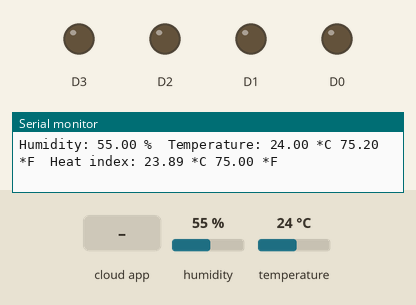
Recording of a sketch running on a simulated ESP8266 (NodeMCU). Shown: output pins drawn as LEDs (lit = HIGH), the last lines printed to the serial monitor. The inputs (shaded band) are chosen by the test bench; at power-on: humidity 55 %, temperature 24 °C.

Above: at 2.7 s.
2.8 s: the phone or cloud app sets 3 to 1
At 4.0 s:
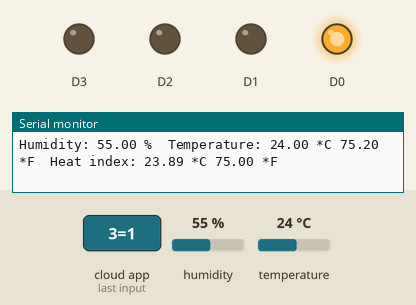
5.0 s: the phone or cloud app sets 4 to 1
At 6.4 s:
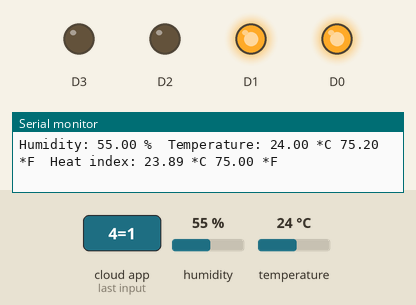
7.1 s: the phone or cloud app sets 5 to 1
At 8.8 s:
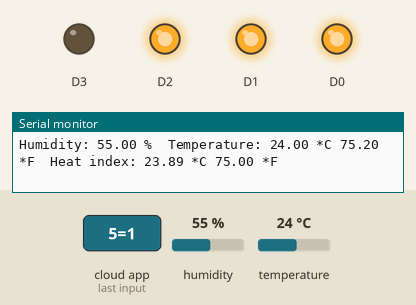
9.1 s: the phone or cloud app sets 6 to 1
At 10.1 s:
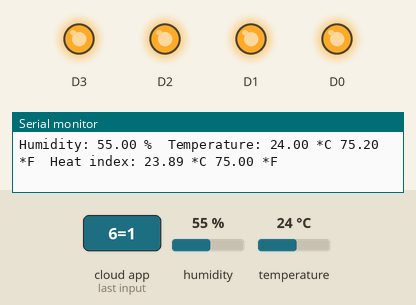
11.2 s: the phone or cloud app sets 3 to 0
At 12.5 s:
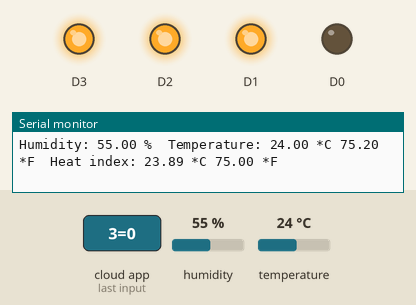
13.2 s: the phone or cloud app sets 4 to 0
At 15.0 s:
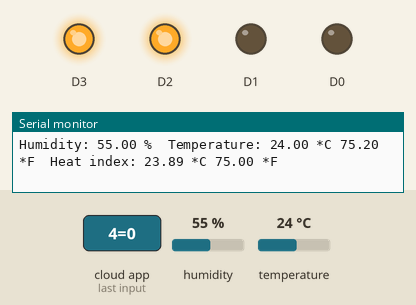
Timing chart, 0 to 16.3 s (numbered marks = the images above; inputs shaded):
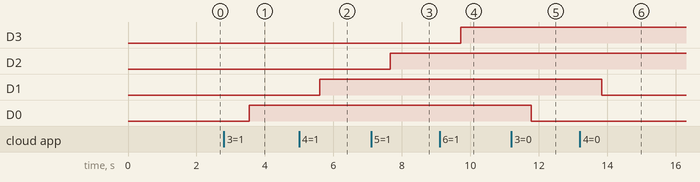

Measured:
- after the input at 2.8 s, D0: LOW → HIGH after 0.74 s
- after the input at 5.0 s, D1: LOW → HIGH after 0.60 s
- after the input at 7.1 s, D2: LOW → HIGH after 0.56 s
- after the input at 9.1 s, D3: LOW → HIGH after 0.62 s
- after the input at 11.2 s, D0: HIGH → LOW after 0.57 s
- after the input at 13.2 s, D1: HIGH → LOW after 0.63 s

The sketch:

IOT_with_Esp8266node_mcu_Cayenne.ino
```cpp
#include <Adafruit_Sensor.h>

#include <ESP8266WiFi.h>
#include <ESP8266WiFiAP.h>
#include <ESP8266WiFiGeneric.h>
#include <ESP8266WiFiMulti.h>
#include <ESP8266WiFiScan.h>
#include <ESP8266WiFiSTA.h>
#include <ESP8266WiFiType.h>
#include <WiFiClient.h>
#include <WiFiClientSecure.h>
#include <WiFiServer.h>
#include <WiFiUdp.h>


//#define CAYENNE_DEBUG
#define CAYENNE_PRINT Serial
#include <CayenneMQTTESP8266.h>

char ssid[] = "enter your wifi router name ";
char wifiPassword[] = "enter your wifi router password ";

// Cayenne authentication info. This should be obtained from the Cayenne Dashboard.
char username[] = "enter user name ";
char password[] = "enter password ";
char clientID[] = " enter client id ";

unsigned long lastMillis = 0;
#include "DHT.h"

#define DHTPIN D4

#define DHTTYPE DHT11
DHT dht(DHTPIN, DHTTYPE);

float h,t,f,hic,hif;
void setup() {
	Serial.begin(9600);
	Cayenne.begin(username, password, clientID, ssid, wifiPassword);
  pinMode(D0,OUTPUT);
  pinMode(D1,OUTPUT);
  pinMode(D2,OUTPUT);
  pinMode(D3,OUTPUT);

}

void loop() {
	Cayenne.loop();


	if (millis() - lastMillis > 10000) {
		lastMillis = millis();
  Cayenne.virtualWrite(0, h);
  Cayenne.virtualWrite(1, t);
  Cayenne.virtualWrite(2, hic);
	}
   h = dht.readHumidity();

  t = dht.readTemperature();


   f = dht.readTemperature(true);


  if (isnan(h) || isnan(t) || isnan(f)) {
    Serial.println("Failed to read from DHT sensor!");
    return;
  }

  hif = dht.computeHeatIndex(f, h);

  hic = dht.computeHeatIndex(t, h, false);

  Serial.print("Humidity: ");
  Serial.print(h);

  Serial.print(" %\t");
  Serial.print("Temperature: ");
  Serial.print(t);

  Serial.print(" *C ");
  Serial.print(f);
  Serial.print(" *F\t");
  Serial.print("Heat index: ");
  Serial.print(hic);

  Serial.print(" *C ");
  Serial.print(hif);
  Serial.println(" *F");


}
CAYENNE_IN(3)
  {

    int currentValue=getValue.asInt();
    if(currentValue==1){
      digitalWrite(D0,HIGH);
      }
      else{
       digitalWrite(D0,LOW);
      }       }
CAYENNE_IN(4)
  {

    int currentValue=getValue.asInt();
    if(currentValue==1){
      digitalWrite(D1,HIGH);
      }
      else{
       digitalWrite(D1,LOW);
      }       }
CAYENNE_IN(5)
  {

    int currentValue=getValue.asInt();
    if(currentValue==1){
      digitalWrite(D2,HIGH);
      }
      else{
       digitalWrite(D2,LOW);
      }       }
 CAYENNE_IN(6)
  {

    int currentValue=getValue.asInt();
    if(currentValue==1){
      digitalWrite(D3,HIGH);
      }
      else{
       digitalWrite(D3,LOW);
      }       }

//Default function for processing actuator commands from the Cayenne Dashboard.
//You can also use functions for specific channels, e.g CAYENNE_IN(1) for channel 1 commands.
```
